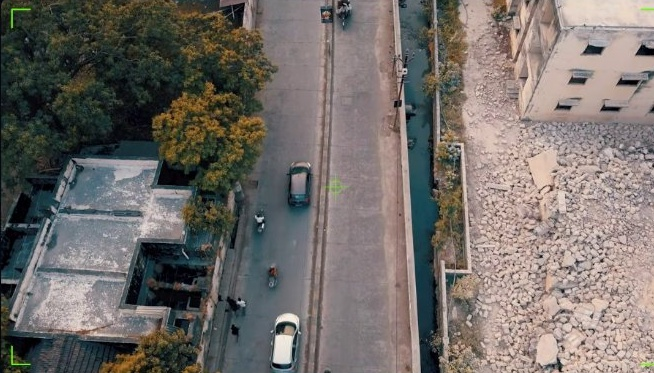
#> input picture testbench_samples/images/drone_urban_street.jpg, 654 x 373 px
$ python -i enrich_trunks_soldiers_trees.py   (imports and definitions only)   (older library calls are emulated)
#> lines starting #> are read from the running program, lines starting #| are printed output that depends on the picture; after the words box and inside, x2 and y2 are one past the last pixel; in counts of white or black regions, pixels touching at a corner belong together
#> further down, picture is the input picture: shape (373, 654, 3); mean B, G, R 105, 109.1, 114.9
"""
Script: scripts/enrich_trunks_soldiers_trees.py
Deskripsi:
    Pengayaan dataset komprehensif untuk mengatasi 3 isu klasifikasi:
    1. Civilian vs Soldier: Dataset pembeda spesifik prajurit bertaktis/kamuflase vs warga sipil pakaian kasual.
    2. Tree Trunks: Klasifikasi pohon mencakup batang pohon (trunk), tekstur kulit kayu (bark), dan hutan rimbun.
    3. Helikopter, Kendaraan, dan Bangunan: Memperkuat pemisahan helikopter/kendaraan (1) dan bangunan (10) dari pohon (9).
    4. Ekstraksi frame riil dari drone_forest_person_patrol.mp4 dan bonsai dataset lokal.
"""

import os
import sys
import json
import time
import urllib.request
import urllib.parse
from pathlib import Path
import cv2
import numpy as np

base_dir = Path(__file__).resolve().parent.parent
sys.path.insert(0, str(base_dir))

from ultralytics import YOLO

UNIFIED_DIR = base_dir / "data" / "unified_dataset"
TRAIN_IMG_DIR = UNIFIED_DIR / "train" / "images"
TRAIN_LBL_DIR = UNIFIED_DIR / "train" / "labels"
VALID_IMG_DIR = UNIFIED_DIR / "valid" / "images"
VALID_LBL_DIR = UNIFIED_DIR / "valid" / "labels"

RAW_DIR = base_dir / "data" / "raw_enrichment"
# [1 line not run here, left out]

USER_AGENT = "TacticalAISurveillanceBot/2.0 (student.project@gmail.com) Python-urllib/3.11"


# [53 lines left out: function download_category_images, not called in this run]


def extract_vertical_tree_trunks(img_bgr: np.ndarray) -> list:
    """Mendeteksi batang pohon vertikal berdasarkan rasio aspek dan tekstur kontur kayu."""
    h, w = img_bgr.shape[:2]
#> h = 373; w = 654
    boxes = []

    gray = cv2.cvtColor(img_bgr, cv2.COLOR_BGR2GRAY)
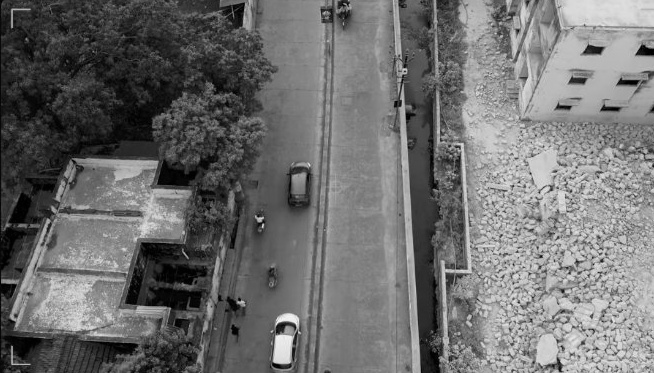
#> gray: shape (373, 654); min 0, max 254, mean 110.4
    sobel_x = cv2.Sobel(gray, cv2.CV_64F, 1, 0, ksize=3)
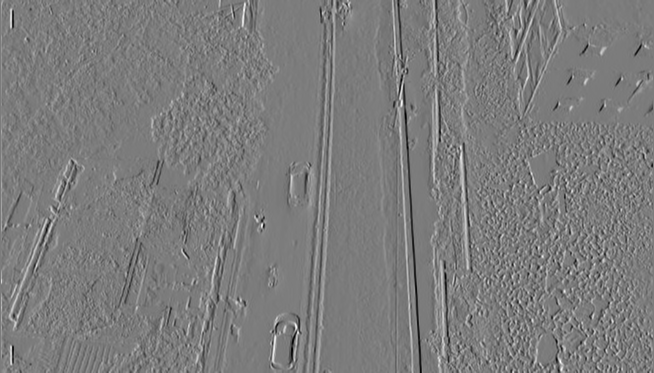
#> sobel_x: shape (373, 654) float64; min -674, max 710, mean 1.6; drawn with min black and max white
    sobel_abs = np.uint8(np.absolute(sobel_x))
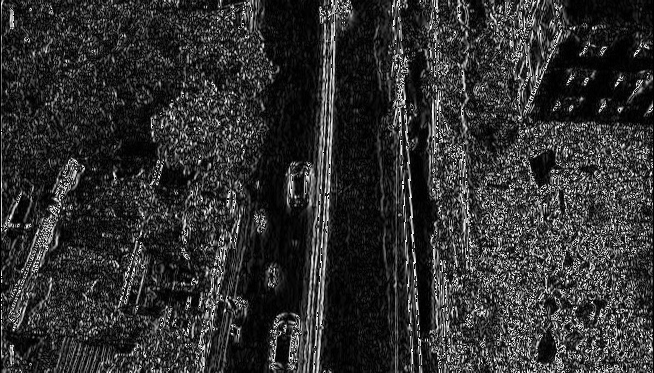
#> sobel_abs: shape (373, 654); min 0, max 255, mean 48.4
    _, thresh = cv2.threshold(sobel_abs, 35, 255, cv2.THRESH_BINARY)
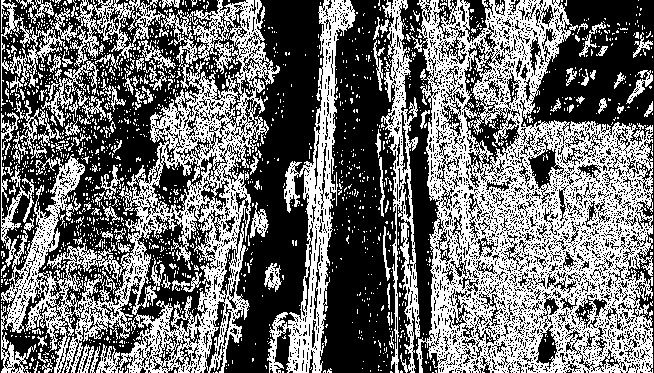
#> thresh: shape (373, 654); 44.1% white in thin lines or dots

    kernel = cv2.getStructuringElement(cv2.MORPH_RECT, (5, 30))
    morphed = cv2.morphologyEx(thresh, cv2.MORPH_CLOSE, kernel)
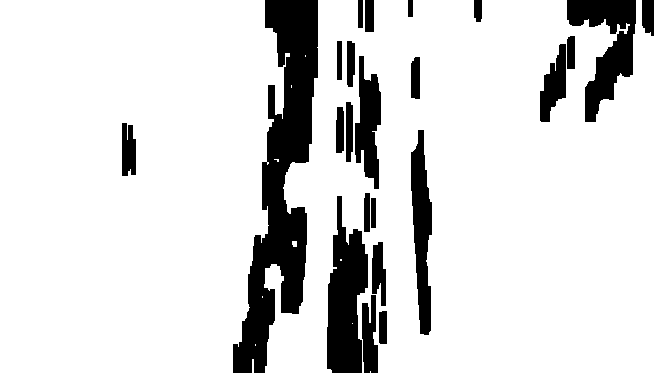
#> morphed: shape (373, 654); 85.7% white; 23 black regions

    contours, _ = cv2.findContours(morphed, cv2.RETR_EXTERNAL, cv2.CHAIN_APPROX_SIMPLE)
#> contours = 12 contours, 10 with area under 20; largest, box (x1, y1, x2, y2) and area: (264, 0, 654, 373) 119987, (0, 0, 290, 373) 96674
    for cnt in contours:
        x, y, bw, bh = cv2.boundingRect(cnt)
        aspect = bh / float(max(1, bw))
        area = bw * bh
        if aspect >= 1.6 and bh >= (h * 0.20) and area > (w * h * 0.015):
            xc = (x + bw / 2.0) / float(w)
            yc = (y + bh / 2.0) / float(h)
            nw = bw / float(w)
            nh = bh / float(h)
            boxes.append((xc, yc, nw, nh))
#> this loop made 12 passes
#> (x, y, bw, bh, aspect, area) on passes 7, 11, 12: (292, 241, 5, 6, 1.2, 30), (264, 0, 390, 373, 0.956, 145470), (0, 0, 290, 373, 1.29, 108170)
#> (cnt, x, y, bw, bh, aspect, area) on pass 2: ([[252, 359], [252, 372], [253, 372], [253, 359]], 252, 359, 2, 14, 7, 28)
#> after the loop, boxes = []

    if not boxes:
        boxes.append((0.50, 0.50, 0.60, 0.85))

    return boxes[:4]


# [287 lines left out: functions extract_video_frames, main, not called in this run]


# [2 lines not run here, left out]

>>> import cv2
>>> picture = cv2.imread('../testbench_samples/images/drone_urban_street.jpg')
>>> result = extract_vertical_tree_trunks(picture)
#> result = [(0.5, 0.5, 0.6, 0.85)]

$ run again, on testbench_samples/images/ds1_d_r_552__jpg.rf.4461763f94c4f1d229d4120dcdf3ce52.jpg
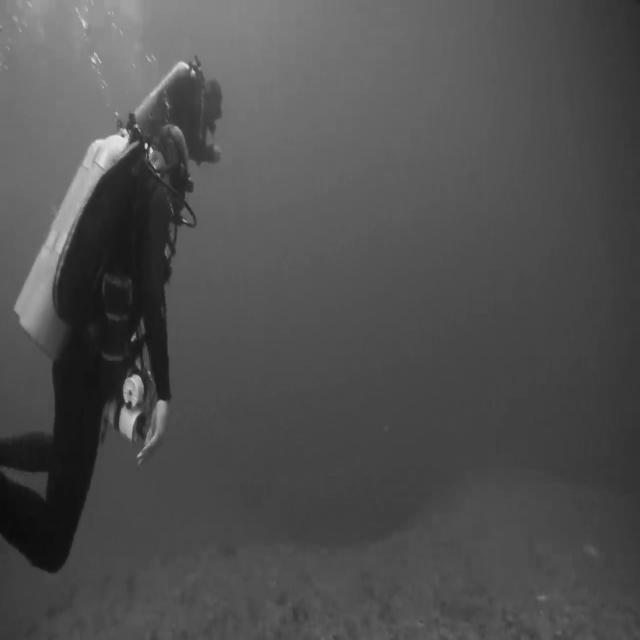
#> input picture testbench_samples/images/ds1_d_r_552__jpg.rf.4461763f94c4f1d229d4120dcdf3ce52.jpg, 640 x 640 px
#> picture is the input picture: shape (640, 640, 3); min 11, max 234, mean 79.8
#> in extract_vertical_tree_trunks, `_, thresh = cv2.threshold(sobel_abs, 35, 255, cv2.THRESH_BINARY)`:
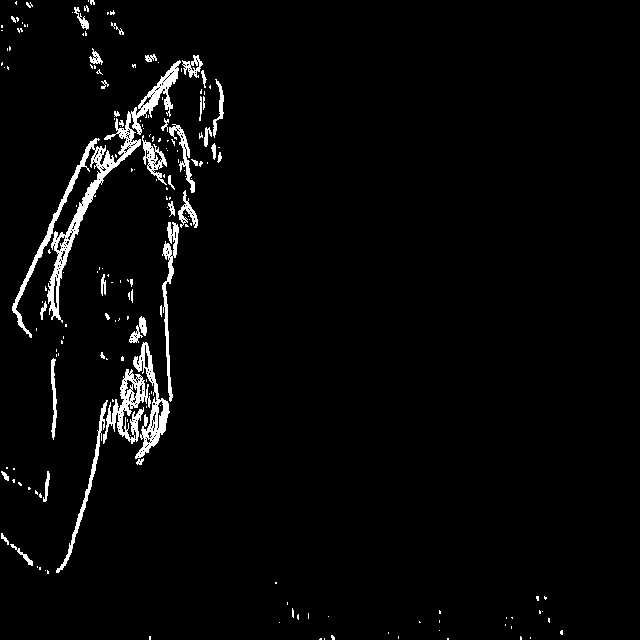
#> thresh: shape (640, 640); 3.1% white; 184 white regions (142 under 20 px), largest, box (x1, y1, x2, y2) and area: (12, 60, 181, 338) 4243, (103, 369, 151, 444) 1335, (133, 342, 170, 459) 1273
#> in extract_vertical_tree_trunks, `morphed = cv2.morphologyEx(thresh, cv2.MORPH_CLOSE, kernel)`:
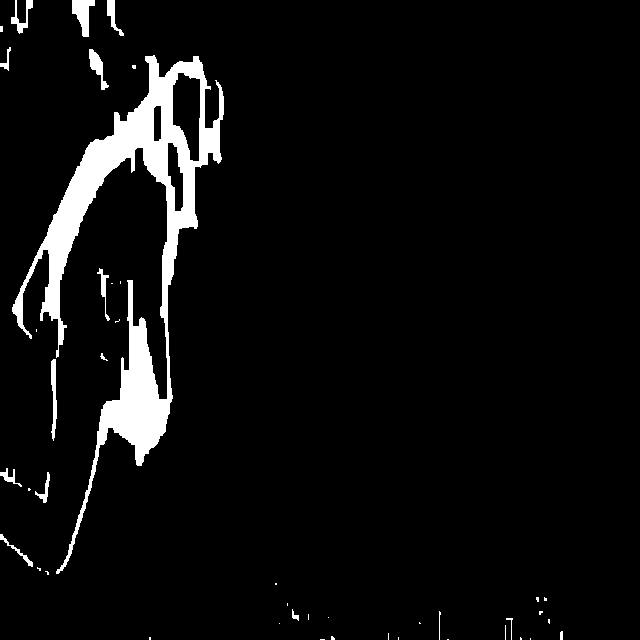
#> morphed: shape (640, 640); 5.5% white; 44 white regions (28 under 20 px)
#> contours = 44 contours, 32 with area under 20; largest, box (x1, y1, x2, y2) and area: (12, 55, 224, 574) 21263, (72, 0, 95, 37) 422, (89, 49, 109, 90) 263, (51, 359, 57, 441) 239, (11, 0, 33, 34) 186
#> the loop in extract_vertical_tree_trunks, `for cnt in contours:` made 44 passes
#> (x, y, bw, bh, aspect, area, xc, yc) on pass 38: (12, 55, 212, 519, 2.45, 110028, 0.184, 0.491)
#> after the loop in extract_vertical_tree_trunks, `for cnt in contours:`: boxes = [(0.184, 0.491, 0.331, 0.811)]

$ run again, on testbench_samples/images/ds1_d_r_602__jpg.rf.eddc1408911e54b81dfa6b4f6b7c3149.jpg
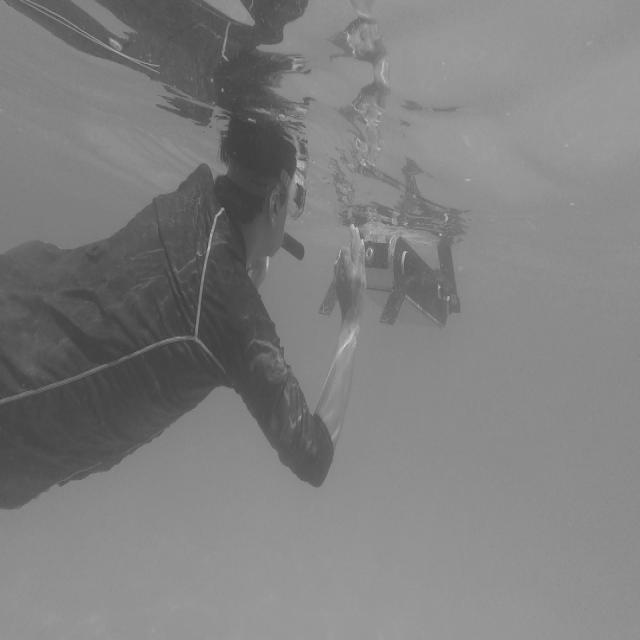
#> input picture testbench_samples/images/ds1_d_r_602__jpg.rf.eddc1408911e54b81dfa6b4f6b7c3149.jpg, 640 x 640 px
#> picture is the input picture: shape (640, 640, 3); min 58, max 211, mean 127.2
#> in extract_vertical_tree_trunks, `_, thresh = cv2.threshold(sobel_abs, 35, 255, cv2.THRESH_BINARY)`:
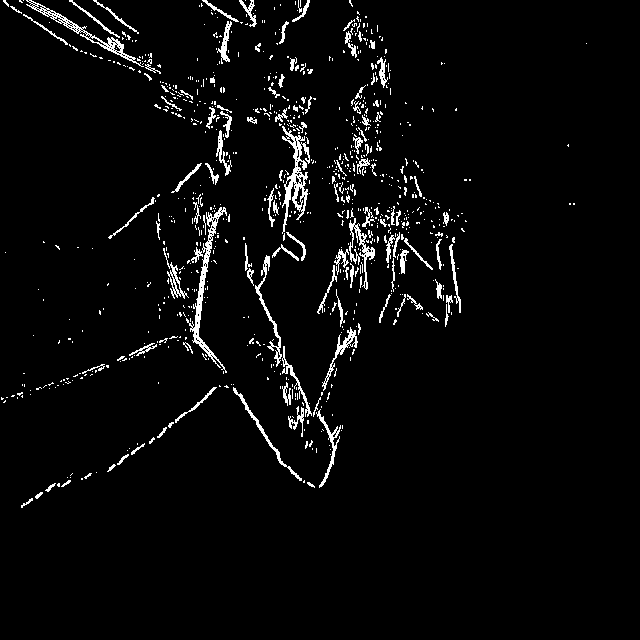
#> thresh: shape (640, 640); 3.7% white in thin lines or dots, all inside (x1, y1, x2, y2) = (1, 0, 587, 508)
#> in extract_vertical_tree_trunks, `morphed = cv2.morphologyEx(thresh, cv2.MORPH_CLOSE, kernel)`:
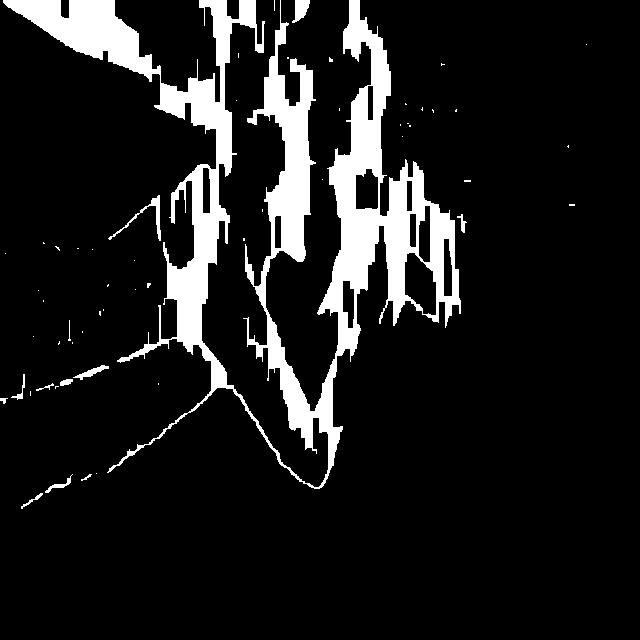
#> morphed: shape (640, 640); 11.2% white; 56 white regions (43 under 20 px)
#> contours = 56 contours, 47 with area under 20; largest, box (x1, y1, x2, y2) and area: (3, 0, 461, 489) 45748, (108, 195, 161, 241) 220, (292, 0, 310, 23) 218, (73, 365, 109, 380) 132, (45, 474, 73, 493) 74
#> the loop in extract_vertical_tree_trunks, `for cnt in contours:` made 56 passes
#> (x, y, bw, bh, aspect, area) on passes 1, 2, 3, 5, 9, 10, 11, 12: (21, 493, 22, 16, 0.727, 352), (81, 474, 11, 7, 0.636, 77), (45, 474, 28, 19, 0.679, 532), (0, 398, 8, 6, 0.75, 48), (36, 383, 18, 8, 0.444, 144), (60, 379, 13, 7, 0.538, 91), (11, 374, 14, 26, 1.86, 364), (73, 365, 36, 15, 0.417, 540)
#> after the loop in extract_vertical_tree_trunks, `for cnt in contours:`: boxes = []
#> result = [(0.5, 0.5, 0.6, 0.85)]

$ run again, on testbench_samples/images/ds1_d_r_635__jpg.rf.387a62ee8c2ba1c6079cceba92bcf35c.jpg
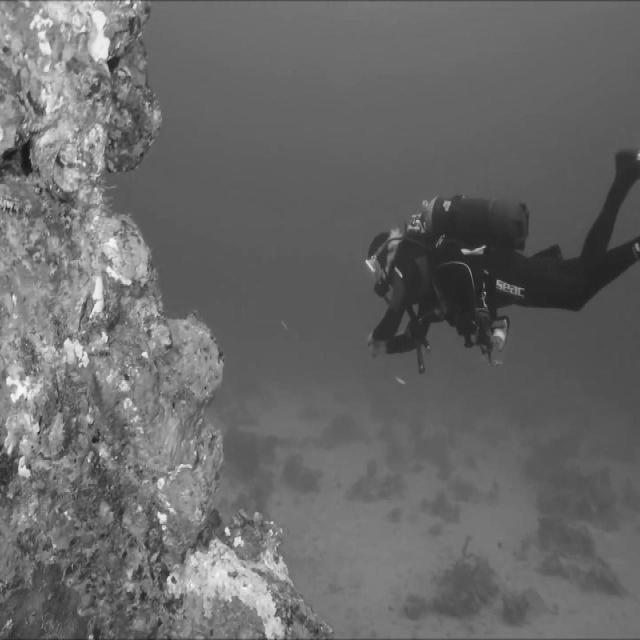
#> input picture testbench_samples/images/ds1_d_r_635__jpg.rf.387a62ee8c2ba1c6079cceba92bcf35c.jpg, 640 x 640 px
#> picture is the input picture: shape (640, 640, 3); min 16, max 252, mean 104.8
#> in extract_vertical_tree_trunks, `_, thresh = cv2.threshold(sobel_abs, 35, 255, cv2.THRESH_BINARY)`:
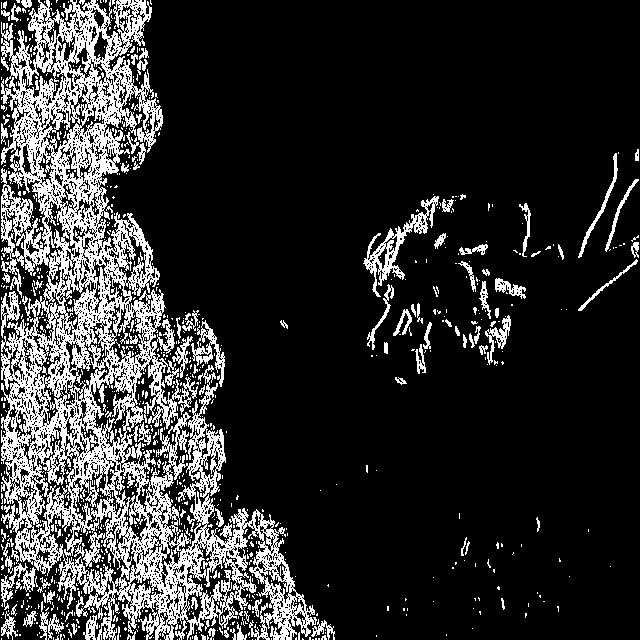
#> thresh: shape (640, 640); 18.4% white in thin lines or dots
#> in extract_vertical_tree_trunks, `morphed = cv2.morphologyEx(thresh, cv2.MORPH_CLOSE, kernel)`:
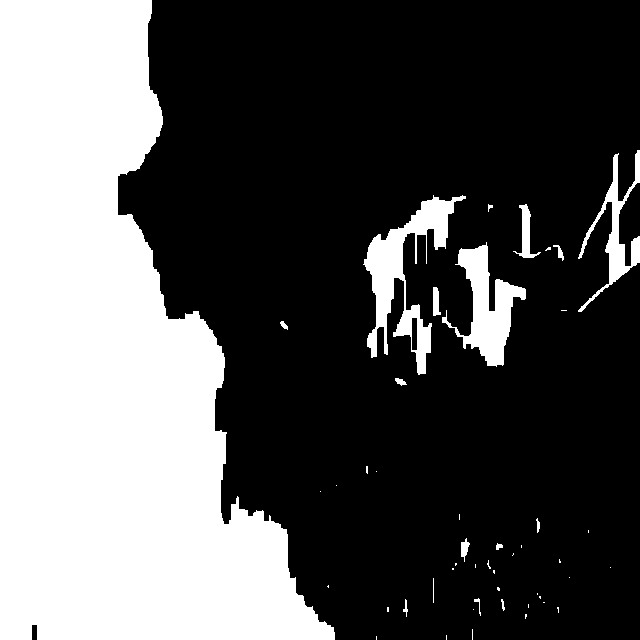
#> morphed: shape (640, 640); 34.4% white; 48 white regions (31 under 20 px)
#> contours = 48 contours, 36 with area under 20; largest, box (x1, y1, x2, y2) and area: (0, 0, 335, 640) 126836, (363, 195, 466, 375) 5146, (442, 242, 526, 367) 3728, (578, 150, 640, 312) 1846, (513, 204, 541, 258) 398
#> the loop in extract_vertical_tree_trunks, `for cnt in contours:` made 48 passes
#> (x, y, bw, bh, aspect, area, xc, yc) on passes 46 to 48: (363, 195, 103, 180, 1.75, 18540, 0.648, 0.445), (578, 150, 62, 162, 2.61, 10044, 0.952, 0.361), (0, 0, 335, 640, 1.91, 214400, 0.262, 0.5)
#> after the loop in extract_vertical_tree_trunks, `for cnt in contours:`: boxes = [(0.648, 0.445, 0.161, 0.281), (0.952, 0.361, 0.0969, 0.253), (0.262, 0.5, 0.523, 1)]
#> result has the same summary as boxes in extract_vertical_tree_trunks
